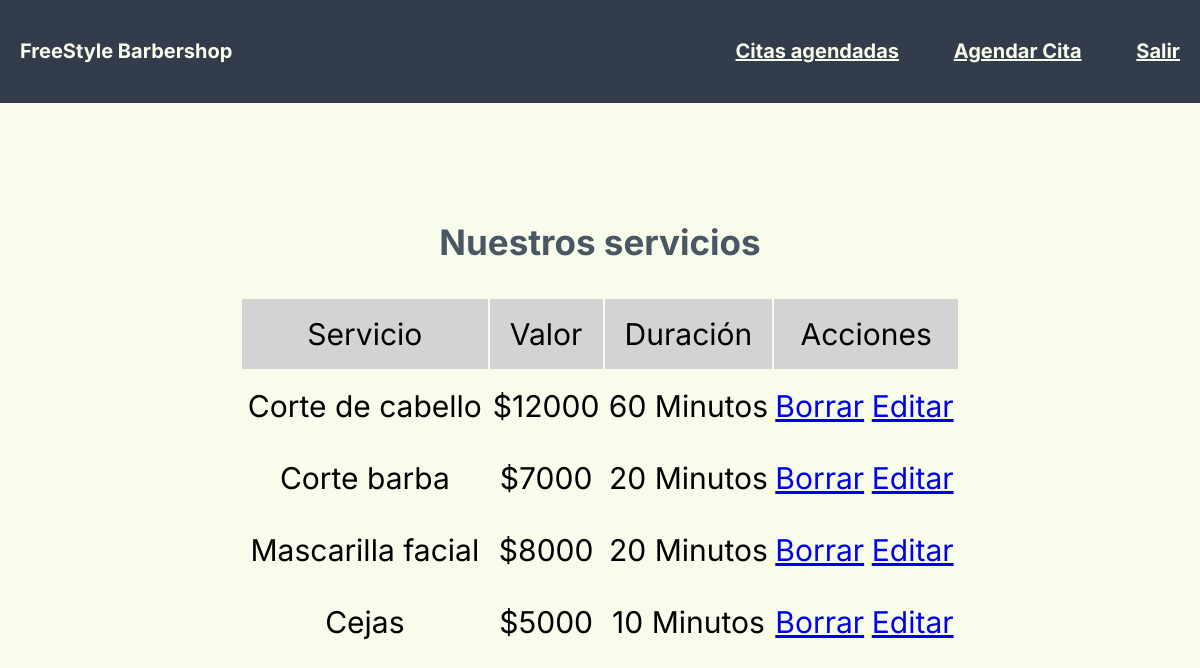
Page /menu.php on the earlier database version.
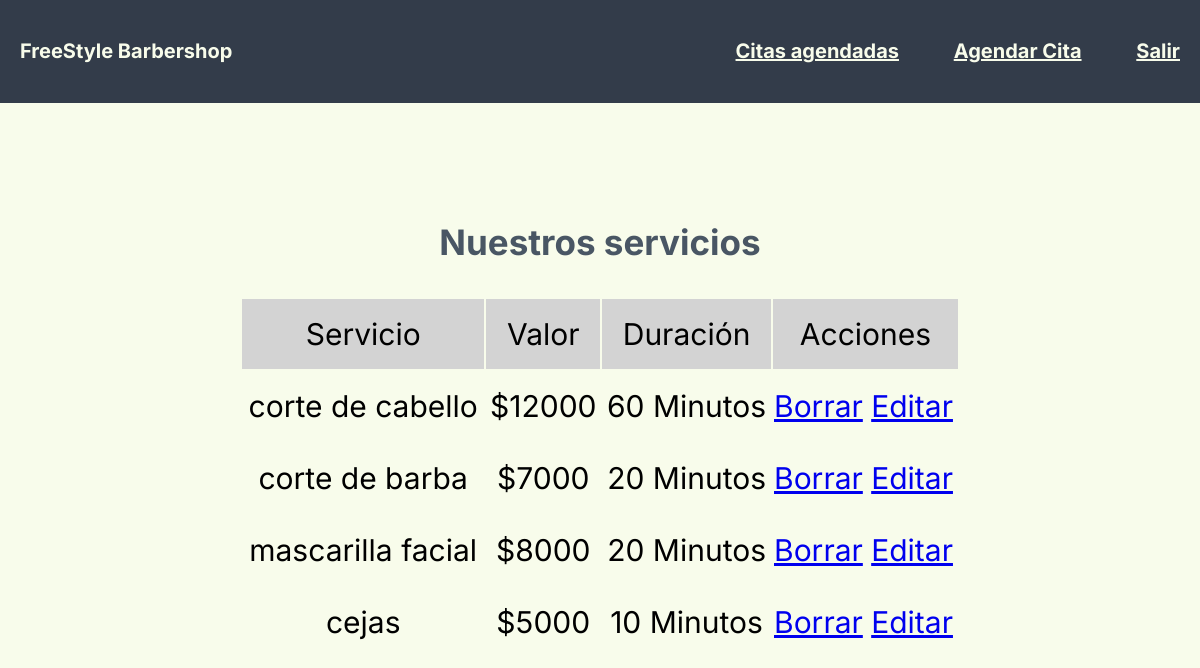
Same page on the later database version.
### tables this page shows
CREATE TABLE IF NOT EXISTS `servicio` (
  `ID` int(11) NOT NULL AUTO_INCREMENT,
  `Price` int(11) NOT NULL,
  `Type_Service` varchar(30) DEFAULT NULL,
  `Duration_Service` int(11) DEFAULT NULL,
  `Employee` varchar(80) DEFAULT NULL,
  PRIMARY KEY (`ID`)
);

### menu.php (the view, shortened to what this page needs)
<html>
<head>
  <link rel="stylesheet" href="css/styles.css">
</head>
<body class="body-menu">
  <div class="nav-bg">
    <nav class="nav-principal">
      <p class="nav-title">FreeStyle Barbershop</p>
      <div class="nav-links">
        <a href="CRUD/Listar_Citas.php">Citas agendadas</a>
        <a href="CRUD/agendar_cita.php">Agendar Cita</a>
        <a href="index.php">Salir</a>
      </div>
    </nav>
  </div>
  <div class="menu-main">
    <p class="menu-main-title">Nuestros servicios</p>
    <?php
    $cedula = $_SESSION["Cedula"];
    $adminMenu = 0;
    include '../Freestyle/Sql/db.php';
    $conn = new mysqli($servername, $username, $password, $dbname);
    $sql = "SELECT administrador FROM client WHERE Cedula = '" . $cedula . "'";
    $result = $conn->query($sql);
    $a = $result->fetch_assoc();
    if ($a == true) {
      $adminMenu = 1;
    } else {
      $adminMenu = 0;
    }
    $sql = "SELECT * from servicio";
    $result = $conn->query($sql);
    if ($result->num_rows > 0) {
      echo "<table class=\"menu-servicestable\">\n";
      echo "<tr BGCOLOR=\"#D3D3D3\">\n";
      echo "<td align=\"center\">Servicio</td>\n";
      echo "<td align=\"center\">Valor</td>\n";
      echo "<td align=\"center\">Duración</td>\n";
      if ($adminMenu != 1) {
        echo "<td colspan=\"2\" align=\"center\">Acciones</td>\n";
      }
      echo "</tr>";
      while ($row = $result->fetch_assoc()) {
        $Palabra_adaptada = str_split($row["Type_Service"]);
        $Servicio = "";
        for ($i = 0; $i < count($Palabra_adaptada); $i++) {
          if ($Palabra_adaptada[$i] == "_") {
            $Servicio = $Servicio . " ";
          } else {
            $Servicio = $Servicio . $Palabra_adaptada[$i];
          }
        }
        $Type_Service = $Servicio;
        echo "<tr>";
        echo "<td align=\"center\">" . $Type_Service . "</td>";
        echo "<td align=\"center\">$" . $row["Price"] . "</td>";
        echo "<td align=\"center\">" . $row["Duration_Service"] . " Minutos</td>";
        if ($adminMenu != 1) {
          echo "<td><a href=\"DeleteServicio.php?id=" . $row["ID"] . "\">Borrar </td>";
          echo "<td> <a href=\"UpdateServicio.php?id=" . $row["ID"] . "\">Editar </td>\n";
        }
        echo "</tr>\n";
      }
      echo "</table>";
    }
    ?>
  </div>
</body>
</html>

Differences in the rows shown:
changed servicio (number 1 of 4 on the later page): Type_Service "Corte de cabello" → "corte de cabello"
changed servicio (number 2 of 4 on the later page): Type_Service "Corte barba" → "corte de barba"
changed servicio (number 3 of 4 on the later page): Type_Service "Mascarilla facial" → "mascarilla facial"
changed servicio (number 4 of 4 on the later page): Type_Service "Cejas" → "cejas"
